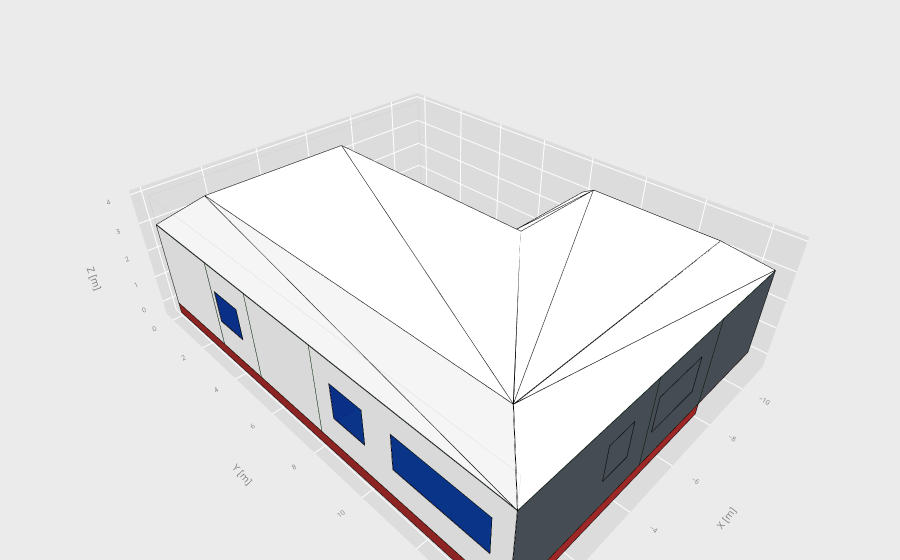

Notebook code for this chart:
### Code cell
import datetime as dt

date = dt.datetime(2001,3,21,13,0,0)
#pro.show_3D(jupyter=True)
pro.show_3D_shadows(date,jupyter=True)
#pro.show_3D_shadows_animation(date,jupyter=True)
